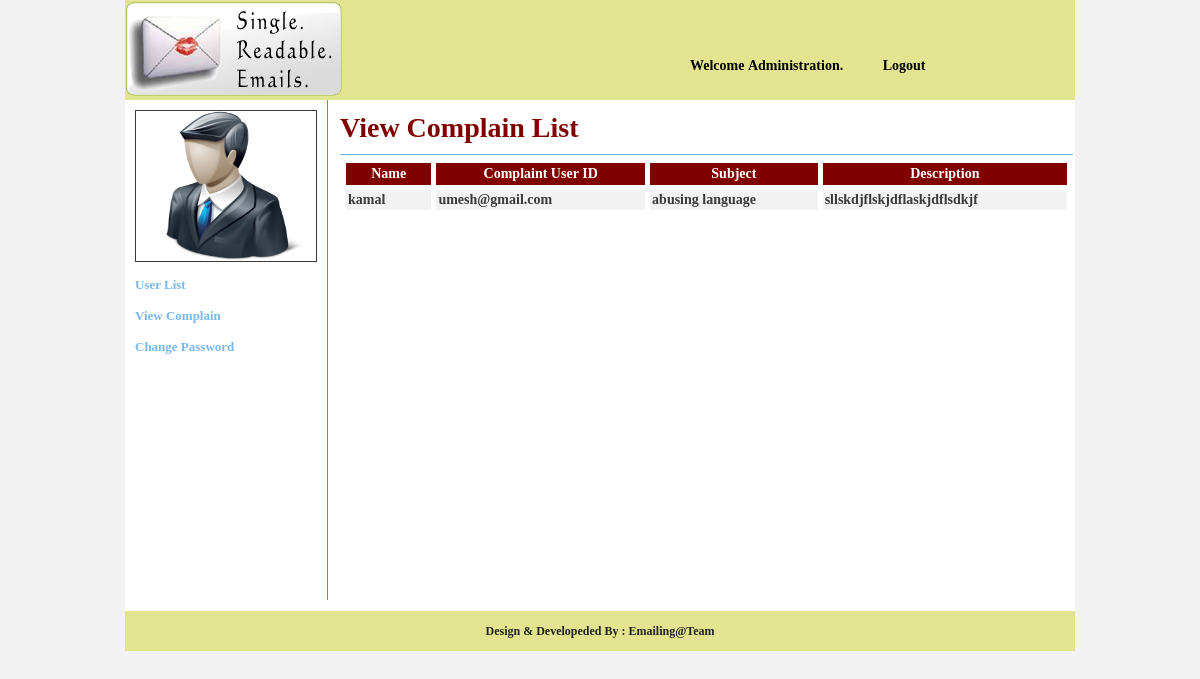
The page /admin/viewcomplain.php (signed in) on the database its author committed.
### tables this page shows
CREATE TABLE `complain` (
  `id` bigint(20) NOT NULL auto_increment,
  `user_id` bigint(20) default NULL,
  `name` varchar(100) default NULL,
  `email` varchar(100) default NULL,
  `phone` varchar(100) default NULL,
  `des` varchar(500) default NULL,
  PRIMARY KEY  (`id`)
);

### admin/viewcomplain.php (the view, shortened to what this page needs)
<?php
$user_id = $_SESSION['USERID'];
if ($user_id != '') {
?>
    <!DOCTYPE HTML PUBLIC "-//W3C//DTD HTML 4.01 Transitional//EN">
    <html>
        <head>
        </head>
        <body>
               <table cellpadding="0" rules="none" frame="box" cellspacing="0" border="0"  width="100%">
                <tr>
                    <td>
                        <table cellpadding="0" cellspacing="0"  border="0" bgcolor="white" width="950px" align="center">
                            <tr>
                                <td colspan="2">
                                <?php
                                include("header.php");
                                ?>
                            </td>
                        </tr>
                        <tr>
                            <td valign="top">
                                <?php include("leftmenu.php"); ?>
                            </td>
                            <td  height="500" valign="top" style="padding-left: 10px;width: 750px;">
                                <table width="100%">
                                    <tr>
                                        <td class="heading">View Complain List</td>
                                    </tr>
                                    <tr>
                                        <td>
                                            <div style="height: 450px;width: 100%;overflow: auto;">
                                                <table cellpadding="2" cellspacing="5" border="0" width="100%">
                                                    <tr>
                                                        <td class="heading_lable">&nbsp;&nbsp;Name&nbsp;&nbsp;</td>
                                                        <td class="heading_lable">&nbsp;&nbsp;Complaint&nbsp;User&nbsp;ID&nbsp;&nbsp;</td>
                                                        <td class="heading_lable">&nbsp;&nbsp;Subject&nbsp;&nbsp;</td>
														<td class="heading_lable">&nbsp;&nbsp;Description&nbsp;&nbsp;</td>
                                                       </tr>
                                                    <?php
                                                    $query = "select * from complain where user_id = '$user_id' order by name asc";
                                                    $result = mysql_query($query);
                                                    while ($row = mysql_fetch_array($result)) {
                                                    ?>
                                                        <tr bgcolor="#f2f2f2">
                                                            <td><?php echo $row ['name']; ?></td>
                                                            <td><?php echo $row ['email']; ?></td>
                                                            <td><?php echo $row ['phone']; ?></td>
															<td><?php echo $row ['des']; ?></td>
                                                         </tr>
                                                    <?php
                                                    }
                                                    ?>
                                                </table>
                                            </div>
                                        </td>
                                    </tr>
                                </table>
                            </td>
                        </tr>
                        <tr>
                            <td colspan="2" class="footer" align="center">Design & Developeded By : Emailing@Team</td>
                        </tr>
                    </table>
                </td>
            </tr>
        </table>
    </body>
</html>
<?php
                                    } else {
                                        $_SESSION['MSG'] = "You must be login";
                                        header("location:../index.php");
                                    }
?>

### css/headerbar.css (style rules this page uses)
body { margin: 0px; padding: 0px; background-color: #f2f2f2; }
td { font-weight: bold; font-size: 14px; color: #3a3a3a; font-family: Georgia, serif; }
.footer { height: 40px; width:100px; color: #232323; font-size: 12px; font-weight: bold; background: #e3e490; }
.heading { font-size: 28px; padding: 10px; color: maroon; font-weight: bold; padding-left: 0px; border-bottom: solid 1px #77b8ef; }
.heading_lable { font-weight: bold; font-size: 14px; color: #ffffff; background-color: maroon; padding: 3px; text-align: center; }

### rows shown on the page
complain: name "kamal", email "umesh@gmail.com", phone "abusing language", des "sllskdjflskjdflaskjdflsdkjf"

### other values the page prints
$_SESSION['NAME'] "Administration"
